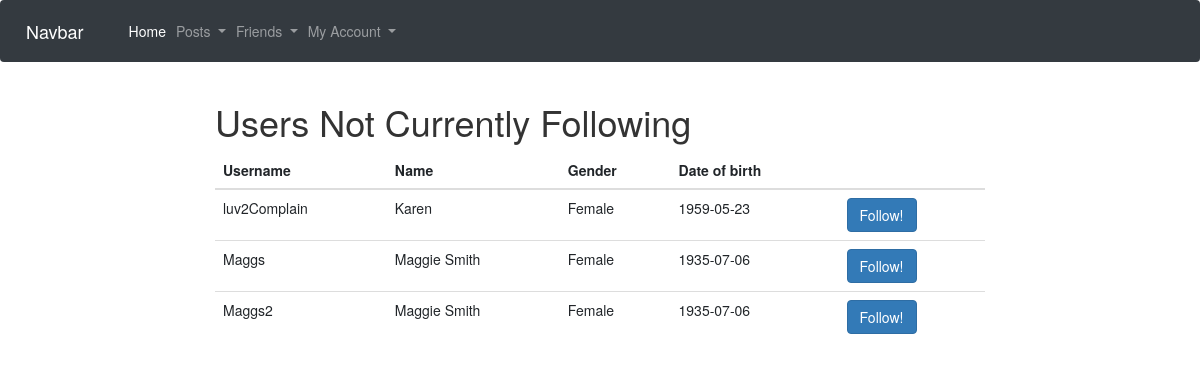
/findfollowers (signed in), run on the app's committed database.
### app/models.py (models this page shows, shortened)
class User(UserMixin, db.Model):
    id = db.Column(db.Integer, primary_key=True)
    name = db.Column(db.String(120))
    username = db.Column(db.String(64), index=True, unique=True)
    password = db.Column(db.String(128))
    dob = db.Column(db.Date)
    gender = db.Column(db.String(20))
    posts = db.relationship('Post', backref='author', lazy='dynamic')
    friends = db.relationship('User',
                            secondary=friendship,
                            primaryjoin=id==friendship.c.user_id,
                            secondaryjoin=id==friendship.c.friend_id)
    def not_following(self):
        following = self.friends
        notFollowing = []
        current=0
        for user in User.query.all():
            for friends in self.friends:
                if user.id == friends.id:
                    current=1
            if current==0:
                notFollowing.append(user)
            current=0
        return notFollowing

### app/views.py (the view)
@app.route('/findfollowers', methods=['GET', 'POST'])
@login_required
def findUsersToFollower():
    notFollowing=current_user.not_following()
    return render_template('findusers.html', title="Find Users", users=notFollowing)

### app/models.py (called while the page is built)
@login.user_loader
def load_user(id):
    return User.query.get(int(id))

### app/templates/findusers.html
{% extends "base.html" %}
{% block content %}
<h1>Users Not Currently Following</h1>
<table class="table">
    <thead>
      <tr>
        <th>Username</th>
        <th>Name</th>
        <th>Gender</th>
        <th>Date of birth</th>
        <th></th>
      </tr>
    </thead>
    <tbody>
    {% for user in users %}
    <tr>
      <td>{{user.username}}</td>
      <td>{{user.name}}</td>
      <td>{{user.gender}}</td>
      <td>{{user.dob}}</td>
      <td><a href="/follow/{{user.id}}"><button type="button" class="btn btn-primary">Follow!</button></a></td>
    </tr>
    {% endfor %}
  </tbody>
</table>
{% endblock %}

### data on the page
User: username "luv2Complain", name "Karen", gender "Female", dob "1959-05-23"
User: username "Maggs", name "Maggie Smith", gender "Female", dob "1935-07-06"
User: username "Maggs2", name "Maggie Smith", gender "Female", dob "1935-07-06"
